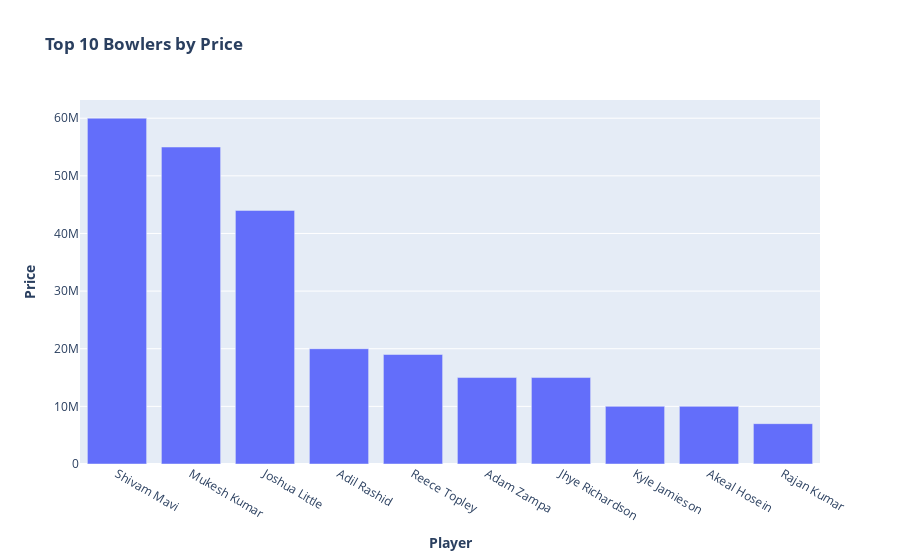

Notebook cell for this chart:
### Markdown cell above
Bowler

### Code cell
fig = px.bar(auc23.query("Type == 'Bowler'").sort_values(by='Price', ascending=False)[:10],
                 x = 'Name',
                 y = 'Price',
                )

fig.layout = dict(
  title = '<b>Top 10 Bowlers by Price<b>',
  xaxis = dict(title = '<b>Player</b>'),
  yaxis = dict(title = '<b>Price</b>'),
)

fig.show()

### Figure 1 — Plotly figure (JSON) as saved in the notebook; plotly's stock layout.template omitted (floating-point values rounded to 4 significant figures)
{"data": [{"alignmentgroup": "True", "hovertemplate": "Name=%{x}<br>Price=%{y}<extra></extra>", "legendgroup": "", "marker": {"color": "#636efa", "pattern": {"shape": ""}}, "name": "", "offsetgroup": "", "orientation": "v", "showlegend": false, "textposition": "auto", "type": "bar", "x": ["Shivam Mavi", "Mukesh Kumar", "Joshua Little", "Adil Rashid", "Reece Topley", "Adam Zampa", "Jhye Richardson", "Kyle Jamieson", "Akeal Hosein", "Rajan Kumar"], "xaxis": "x", "y": [60000000, 55000000, 44000000, 20000000, 19000000, 15000000, 15000000, 10000000, 10000000, 7000000], "yaxis": "y"}], "layout": {"title": {"text": "<b>Top 10 Bowlers by Price<b>"}, "xaxis": {"title": {"text": "<b>Player</b>"}}, "yaxis": {"title": {"text": "<b>Price</b>"}}}}
